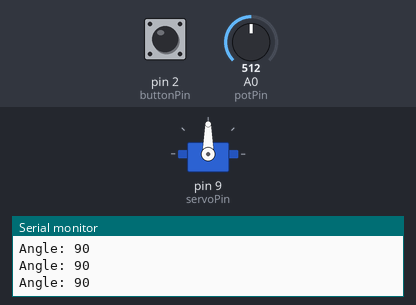
The sketch below on a simulated Arduino Uno, built with avr-gcc and run on an emulated ATmega328P. Parts: servo, the last lines printed to the serial monitor. The test bench sets the inputs (shaded band); at power-on: pin 2 (buttonPin) HIGH, A0 (potPin) = 512.

Above: at 1.2 s.
1.3 s: pin 2 (buttonPin) pulled LOW for 0.15 s
At 2.06 s:
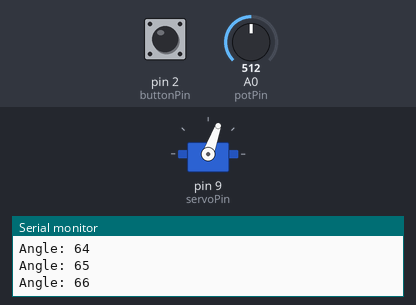
4.3 s: A0 (potPin) set to 1023
7.3 s: A0 (potPin) set to 0
At 8.4 s:
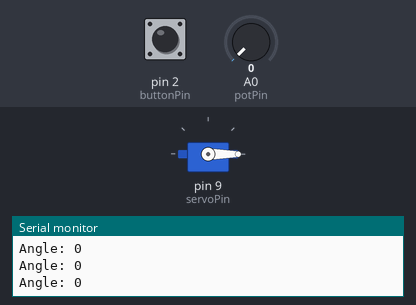
8.8 s: pin 2 (buttonPin) pulled LOW for 1 s
At 9.27 s:
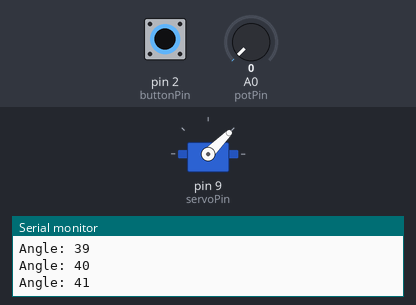
Timing chart, 0 to 14.3 s (numbered marks = the images above; inputs shaded):
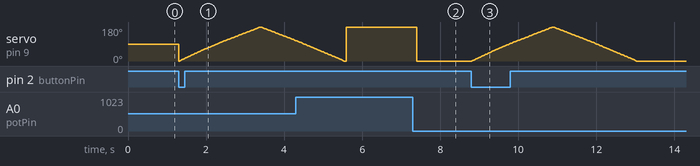

Measured:
- after the input at 7.3 s, servo on pin 9 (servoPin): 180° → 0° after 0.10 s
- after the input at 8.8 s, servo on pin 9 (servoPin): rises from 0° to 180° in 2.1 s, then falls to 0° in 2.1 s

The sketch:

servo_control.ino
```cpp
#include <Servo.h>

Servo servo;

const int servoPin = 9;
const int potPin = A0;
const int buttonPin = 2;

void setup() {
  Serial.begin(9600);

  servo.attach(servoPin);
  pinMode(buttonPin, INPUT_PULLUP);
}

void loop() {
  if (digitalRead(buttonPin) == LOW) {

    for (int angle = 0; angle <= 180; angle++) {
      servo.write(angle);
      Serial.print("Angle: ");
      Serial.println(angle);
      delay(10);
    }

    for (int angle = 180; angle >= 0; angle--) {
      servo.write(angle);
      Serial.print("Angle: ");
      Serial.println(angle);
      delay(10);
    }

    while (digitalRead(buttonPin) == LOW);
    delay(50);
  }
  else {
    int potValue = analogRead(potPin);
    int angle = map(potValue, 0, 1023, 0, 180);

    servo.write(angle);

    Serial.print("Angle: ");
    Serial.println(angle);

    delay(100);
  }
}
```
